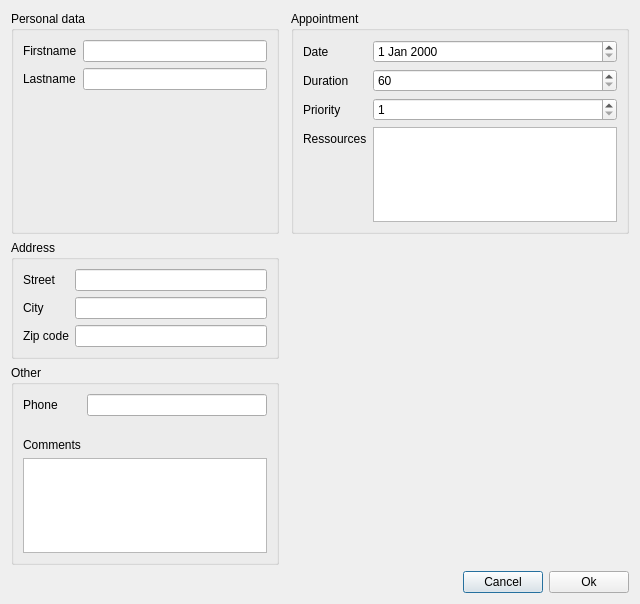
<?xml version="1.0" encoding="UTF-8"?>
<ui version="4.0">
 <class>addClientWindow</class>
 <widget class="QDialog" name="addClientWindow">
  <property name="geometry">
   <rect>
    <x>0</x>
    <y>0</y>
    <width>640</width>
    <height>604</height>
   </rect>
  </property>
  <property name="windowTitle">
   <string>Add Client</string>
  </property>
  <property name="windowIcon">
   <iconset resource="tpqt.qrc">
    <normaloff>:/icon/unicorn.png</normaloff>:/icon/unicorn.png</iconset>
  </property>
  <property name="locale">
   <locale language="English" country="UnitedStates"/>
  </property>
  <layout class="QGridLayout" name="gridLayout_2">
   <item row="2" column="1">
    <widget class="QGroupBox" name="groupBox_4">
     <property name="title">
      <string>Address</string>
     </property>
     <layout class="QFormLayout" name="formLayout_3">
      <item row="0" column="0">
       <widget class="QLabel" name="streetLbl">
        <property name="text">
         <string>Street</string>
        </property>
       </widget>
      </item>
      <item row="0" column="1">
       <widget class="QLineEdit" name="streetInput"/>
      </item>
      <item row="1" column="0">
       <widget class="QLabel" name="cityLbl">
        <property name="text">
         <string>City</string>
        </property>
       </widget>
      </item>
      <item row="1" column="1">
       <widget class="QLineEdit" name="cityInput"/>
      </item>
      <item row="2" column="0">
       <widget class="QLabel" name="zipCodeLbl">
        <property name="text">
         <string>Zip code</string>
        </property>
       </widget>
      </item>
      <item row="2" column="1">
       <widget class="QLineEdit" name="zipCodeInput"/>
      </item>
     </layout>
    </widget>
   </item>
   <item row="5" column="1">
    <widget class="QGroupBox" name="groupBox_3">
     <property name="title">
      <string>Other</string>
     </property>
     <layout class="QFormLayout" name="formLayout_4">
      <item row="0" column="0">
       <widget class="QLabel" name="phoneLbl">
        <property name="text">
         <string>Phone</string>
        </property>
       </widget>
      </item>
      <item row="0" column="1">
       <widget class="QLineEdit" name="phoneInput"/>
      </item>
      <item row="2" column="0">
       <widget class="QLabel" name="commentLbl">
        <property name="text">
         <string>Comments</string>
        </property>
       </widget>
      </item>
      <item row="3" column="0" colspan="2">
       <widget class="QTextEdit" name="commentText"/>
      </item>
      <item row="1" column="0" colspan="2">
       <spacer name="horizontalSpacer">
        <property name="orientation">
         <enum>Qt::Horizontal</enum>
        </property>
        <property name="sizeHint" stdset="0">
         <size>
          <width>30</width>
          <height>10</height>
         </size>
        </property>
       </spacer>
      </item>
     </layout>
    </widget>
   </item>
   <item row="0" column="1">
    <widget class="QGroupBox" name="groupBox">
     <property name="title">
      <string>Personal data</string>
     </property>
     <layout class="QFormLayout" name="formLayout">
      <item row="0" column="0">
       <widget class="QLabel" name="firstnameLbl">
        <property name="text">
         <string>Firstname</string>
        </property>
       </widget>
      </item>
      <item row="0" column="1">
       <widget class="QLineEdit" name="firstnameInput"/>
      </item>
      <item row="1" column="0">
       <widget class="QLabel" name="lastnameLbl">
        <property name="text">
         <string>Lastname</string>
        </property>
       </widget>
      </item>
      <item row="1" column="1">
       <widget class="QLineEdit" name="lastnameInput"/>
      </item>
     </layout>
    </widget>
   </item>
   <item row="6" column="1" colspan="3">
    <layout class="QHBoxLayout" name="horizontalLayout">
     <item>
      <spacer name="horizontalSpacer_2">
       <property name="orientation">
        <enum>Qt::Horizontal</enum>
       </property>
       <property name="sizeHint" stdset="0">
        <size>
         <width>40</width>
         <height>20</height>
        </size>
       </property>
      </spacer>
     </item>
     <item>
      <widget class="QPushButton" name="cancel_btn">
       <property name="text">
        <string>Cancel</string>
       </property>
       <property name="icon">
        <iconset resource="tpqt.qrc">
         <normaloff>:/icon/cancel.png</normaloff>:/icon/cancel.png</iconset>
       </property>
      </widget>
     </item>
     <item>
      <widget class="QPushButton" name="ok_btn">
       <property name="text">
        <string>Ok</string>
       </property>
       <property name="icon">
        <iconset resource="tpqt.qrc">
         <normaloff>:/icon/checked.png</normaloff>:/icon/checked.png</iconset>
       </property>
      </widget>
     </item>
    </layout>
   </item>
   <item row="0" column="3">
    <widget class="QGroupBox" name="groupBox_2">
     <property name="title">
      <string>Appointment</string>
     </property>
     <layout class="QFormLayout" name="formLayout_2">
      <item row="0" column="0">
       <widget class="QLabel" name="dateLbl">
        <property name="text">
         <string>Date</string>
        </property>
       </widget>
      </item>
      <item row="0" column="1">
       <widget class="QDateEdit" name="dateEdit"/>
      </item>
      <item row="1" column="0">
       <widget class="QLabel" name="durationLbl">
        <property name="text">
         <string>Duration</string>
        </property>
       </widget>
      </item>
      <item row="1" column="1">
       <widget class="QSpinBox" name="durationSpinBox">
        <property name="minimum">
         <number>60</number>
        </property>
        <property name="maximum">
         <number>120</number>
        </property>
       </widget>
      </item>
      <item row="2" column="0">
       <widget class="QLabel" name="priorityLbl">
        <property name="text">
         <string>Priority</string>
        </property>
       </widget>
      </item>
      <item row="2" column="1">
       <widget class="QSpinBox" name="prioritySpinBox">
        <property name="minimum">
         <number>1</number>
        </property>
        <property name="maximum">
         <number>5</number>
        </property>
       </widget>
      </item>
      <item row="3" column="0">
       <widget class="QLabel" name="label">
        <property name="text">
         <string>Ressources</string>
        </property>
       </widget>
      </item>
      <item row="3" column="1">
       <widget class="QListView" name="ressourceList"/>
      </item>
     </layout>
    </widget>
   </item>
  </layout>
 </widget>
 <resources>
  <include location="tpqt.qrc"/>
 </resources>
 <connections/>
</ui>
